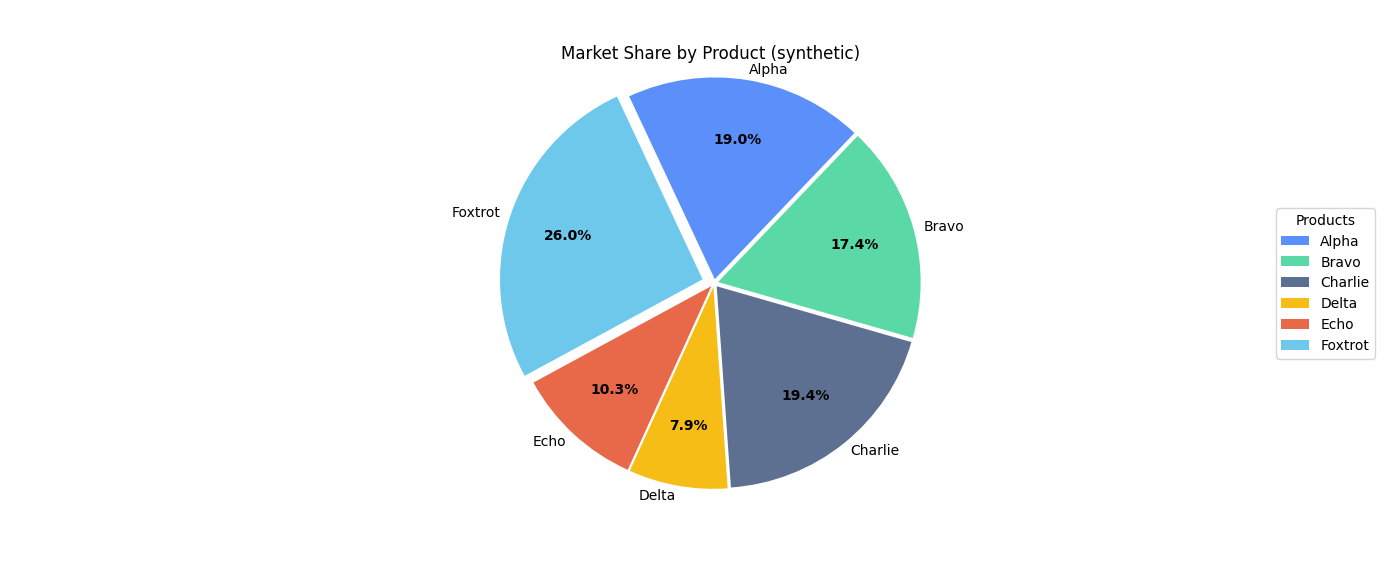

This chart was generated by the following Python code:
"""
Pie Chart Showcase (GitHub‑ready)
---------------------------------
Original mini‑project demonstrating a clean, publication‑quality
**pie chart** with custom colors, value + percent labels, and optional
PNG export for README previews.

Run:
    python pie_chart_showcase.py

Save a PNG for GitHub README:
    python -c "import pie_chart_showcase as p; p.main(save_png=True)"
"""
from __future__ import annotations
import math
from dataclasses import dataclass
from typing import List, Tuple
import numpy as np
import matplotlib.pyplot as plt


# ----------------- data synthesis -------------------------------------------
@dataclass
class Slice:
    label: str
    value: float


def make_dataset(seed: int = 11) -> List[Slice]:
    """Create a synthetic, non‑course dataset.

    We model fictional market share for 6 products. Values are normalized to
    sum to ~100 for intuitive labels.
    """
    rng = np.random.default_rng(seed)
    raw = rng.uniform(8, 30, size=6)  # six positive values
    raw[0] += 10  # make one a little larger to test explode visuals
    total = raw.sum()
    pct = raw / total * 100
    labels = ["Alpha", "Bravo", "Charlie", "Delta", "Echo", "Foxtrot"]
    return [Slice(l, float(v)) for l, v in zip(labels, pct)]


# ----------------- plotting helpers -----------------------------------------
PALETTE = [
    "#5B8FF9",  # blue
    "#5AD8A6",  # green
    "#5D7092",  # slate
    "#F6BD16",  # yellow
    "#E8684A",  # red
    "#6DC8EC",  # light blue
]


def autopct_with_value(values: List[float]):
    # values expected to be *percentages* already
    def _fmt(pct):
        # Recompute to avoid rounding drift
        absolute = pct
        if pct < 5:
            return f"{pct:.1f}%"  # tiny slice: only percent
        return f"{pct:.1f}%"
    return _fmt


# ----------------- main ------------------------------------------------------

def main(*, save_png: bool = False) -> None:
    data = make_dataset()

    labels = [s.label for s in data]
    values = [s.value for s in data]  # these are already in percent

    # explode the largest slice slightly for emphasis
    largest_idx = int(np.argmax(values))
    explode = [0.06 if i == largest_idx else 0.02 for i in range(len(values))]

    fig, ax = plt.subplots(figsize=(7.0, 5.2))

    wedges, texts, autotexts = ax.pie(
        values,
        labels=labels,
        autopct=autopct_with_value(values),
        startangle=115,
        colors=PALETTE,
        explode=explode,
        pctdistance=0.7,
        labeldistance=1.05,
        counterclock=False,
    )

    # style labels
    plt.setp(texts, fontsize=10)
    plt.setp(autotexts, fontsize=10, weight="bold")

    ax.set_title("Market Share by Product (synthetic)")
    ax.axis("equal")  # perfect circle
    ax.legend(wedges, labels, title="Products", loc="center left", bbox_to_anchor=(1.02, 0.5))

    if save_png:
        fig.savefig("pie_chart_showcase.png", dpi=160, bbox_inches="tight")
    plt.show()


if __name__ == "__main__":
    main()
